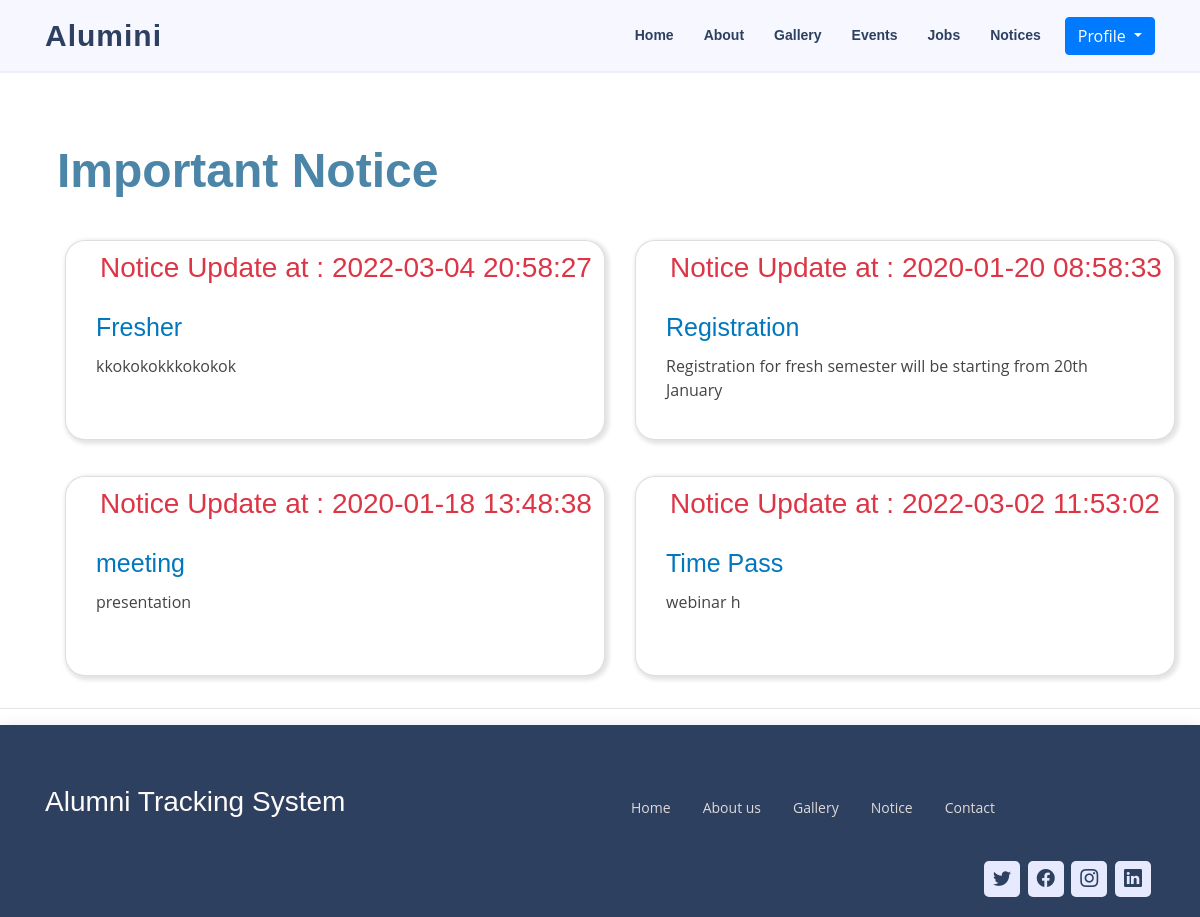
/user_panel/user_pages_after_login/notice.php (signed in), run on the app's committed database.
### tables this page shows
CREATE TABLE `notice` (
  `id` varchar(50) NOT NULL,
  `subject` varchar(50) NOT NULL,
  `detail` varchar(500) NOT NULL,
  `time` varchar(20) NOT NULL
);

### user_panel/user_pages_after_login/notice.php (the view, shortened to what this page needs)
<?php
require "../../dbcon.php";
?>
<!DOCTYPE html>
<html lang="en" dir="ltr">
<head>
    <link rel="stylesheet" href="https://maxcdn.bootstrapcdn.com/bootstrap/4.4.1/css/bootstrap.min.css">
    <link rel="stylesheet" href="../css/style.css">
<link rel="stylesheet" href="https://cdn.jsdelivr.net/npm/bootstrap-icons@1.3.0/font/bootstrap-icons.css">
    <link href="" rel="stylesheet">
</head>
<body>
    <header id="header" class="fixed-top">
        <div class="container d-flex align-items-center justify-content-between">
            <h1 class="logo"><a href="index.html">Alumini</a></h1>
            <?php
   include("nav2.php");
   ?>
        </div>
    </header>
    <div class="mainadd">
        <div class="container">
            <h1>Important Notice</h1>
            <div class="row">
            <?php
                            $query="SELECT * FROM notice";
                            $result=mysqli_query($db,$query);
                            while ($row=mysqli_fetch_array($result)){
                        ?>
                <div class="col-lg-6">
                    <div class="card border-gray mb-3" style="width: 100%; height: 200px;">
                        <h3 class=" text-danger ml-4">Notice Update at : <?php echo $row['time']; ?></h3>
                        <div class="card-body">
                            <h5 class="card-title"><?php echo $row['subject']; ?></h5>
                            <p class="card-text"><?php echo $row['detail']; ?></p>
                        </div>
                    </div>
                </div>
                <?php
              }
              ?>
            </div>
        </div>
    </div>
    <hr>
    <footer id="footer">
        <div class="footer-top">
            <div class="container">
                <div class="row">
                    <div class="col-lg-6 col-md-6 footer-contact">
                        <h3>Alumni Tracking System</h3>
                    </div>
                    <div class="col-lg-6 col-md-6 footer-links">
                        <ul class="d-flex">
                            <li class="p-3"> <a href="#">Home</a></li>
                            <li class="p-3"> <a href="#">About us</a></li>
                            <li class="p-3"> <a href="#">Gallery</a></li>
                            <li class="p-3"> <a href="#">Notice</a></li>
                            <li class="p-3"> <a href="#">Contact</a></li>
                        </ul>
                    </div>
                    <div class="col col-lg-12 justify-content-center">
                        <div class="social-links text-center text-md-right">
                            <a href="#" class="twitter"><i class="bi bi-twitter"></i></a>
                            <a href="#" class="facebook"><i class="bi bi-facebook"></i></a>
                            <a href="#" class="instagram"><i class="bi bi-instagram"></i></a>
                            <a href="#" class="linkedin"><i class="bi bi-linkedin"></i></a>
                        </div>
                    </div>
    </footer>
</body>
</html>

### user_panel/css/style.css (style rules this page uses)
body { font-family: "Open Sans", sans-serif; color: #444444; }
a { color: #3b4ef8; text-decoration: none; }
h1, h2, h3, h4, h5, h6 { font-family: "Krub", sans-serif; }
#header { background: #f6f7ff; border-bottom: 2px solid #eceefe; transition: all 0.5s; z-index: 997; padding: 15px 0; }
#header .logo { font-size: 30px; margin: 0; padding: 0; line-height: 1; font-weight: 600; letter-spacing: 1px; font-family: "Poppins", sans-serif; }
#header .logo a { color: #2d405f; }
#footer { color: #444444; font-size: 14px; background-color: #2d405f; box-shadow: 0px 2px 15px rgba(0, 0, 0, 0.1); }
#footer .footer-top { padding: 60px 0 20px 0; background: #2d405f; color: snow; }
#footer .footer-top .footer-contact { margin-bottom: 30px; }
#footer .footer-top .footer-links { margin-bottom: 30px; }
#footer .footer-top .footer-links ul { list-style: none; padding: 0; margin: 0; }
#footer .footer-top .footer-links ul li { padding: 10px 0; display: flex; align-items: center; }
#footer .footer-top .footer-links ul li:first-child { padding-top: 0; }
#footer .footer-top .footer-links ul a { color: #dfd9d9; transition: 0.3s; display: inline-block; line-height: 1; }
#footer .social-links a { font-size: 18px; display: inline-block; background: #e7eafe; color: #2d405f; line-height: 1; padding: 8px 0; margin-right: 4px; border-radius: 5px; text-align: center; width: 36px; height: 36px; transition: 0.3s; }

### user_panel/user_pages_after_login/notice.php (style rules this page uses)
.mainadd { overflow-x: hidden; overflow-y: hidden; padding-top: 130px; }
h1 { color: rgb(75, 133, 167); padding: 12px; font-weight: bold; font-size: 48px; }
.card { margin: 20px; border-radius: 20px; box-shadow: 2px 2px 4px 2px rgb(228, 226, 226); padding: 10px; }
.card-title { color: #0277BD; font-size: 25px; }

### data on the page
notice: time "2022-03-04 20:58:27", subject "Fresher", detail "kkokokokkkokokok"
notice: time "2020-01-20 08:58:33", subject "Registration", detail "Registration for fresh semester will be starting from 20th January"
notice: time "2020-01-18 13:48:38", subject "meeting", detail "presentation"
notice: time "2022-03-02 11:53:02", subject "Time Pass", detail "webinar h"
